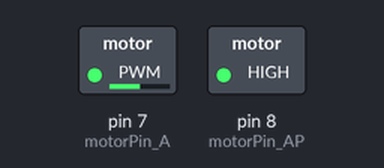
Bench run of a sketch on a simulated Arduino Uno, built with avr-gcc and run on an emulated ATmega328P. Parts: switched loads named in the sketch (green lamp = pin HIGH). What the sketch prints to the serial monitor is not drawn.

Above: at 0.1 s.
At 9.1 s:
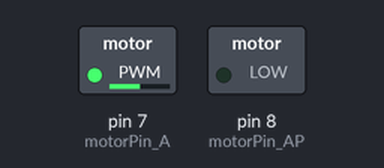
At 13.6 s:
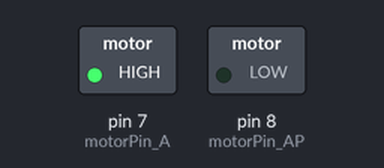
At 18.6 s:
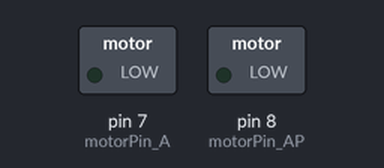
Timing chart, 0 to 20.1 s (numbered marks = the images above):
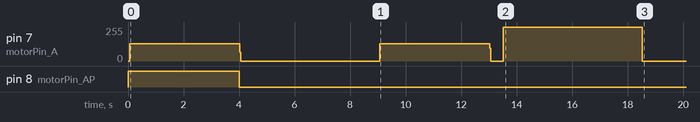

The sketch:

stretchingwater.ino
```cpp
 //單純定義pin輸出，以及輸出的速度
int motorPin_A = 7; //PIL+
int motorPin_AP = 8; //DIR+
int delayTime = 5000;
int a=1;
void setup()
{
  Serial.begin(9600);
  pinMode(motorPin_A, OUTPUT);
  pinMode(motorPin_AP, OUTPUT);
}

void loop()
{
  if (a==1)
  {
    digitalWrite(motorPin_AP,HIGH);
    for (int i=0;i<400;i++)
      {
      digitalWrite(motorPin_A, HIGH);
      delayMicroseconds(delayTime);
      digitalWrite(motorPin_A, LOW);
      delayMicroseconds(delayTime);
      }

    digitalWrite(motorPin_AP,LOW);
    delay(5000);
    int g=900;
    for (int i=0;i<=400;i++)
      {
      digitalWrite(motorPin_A, HIGH);
      delayMicroseconds(delayTime);
      digitalWrite(motorPin_A, LOW);
      delayMicroseconds(delayTime);
      }
    delay(500);
    digitalWrite(motorPin_A,LOW);
    for (int i=0;i<=0;i++)
      {
      digitalWrite(motorPin_A, HIGH);
      delay(delayTime);
      digitalWrite(motorPin_A, LOW);
      delay(delayTime);
      }


  a=2;
  Serial.println("stop");
  }

}
```

Measured:
- by itself, pin 8 (motorPin_AP): LOW → HIGH at 0.00 s, → LOW 4.0 s later
- by itself, pin 7 (motorPin_A): 0/255 → 128/255 at 0.06 s, → 0/255 4.0 s later, → 128/255 5.0 s later, → 0/255 4.0 s later, … (6 changes in this stretch)
